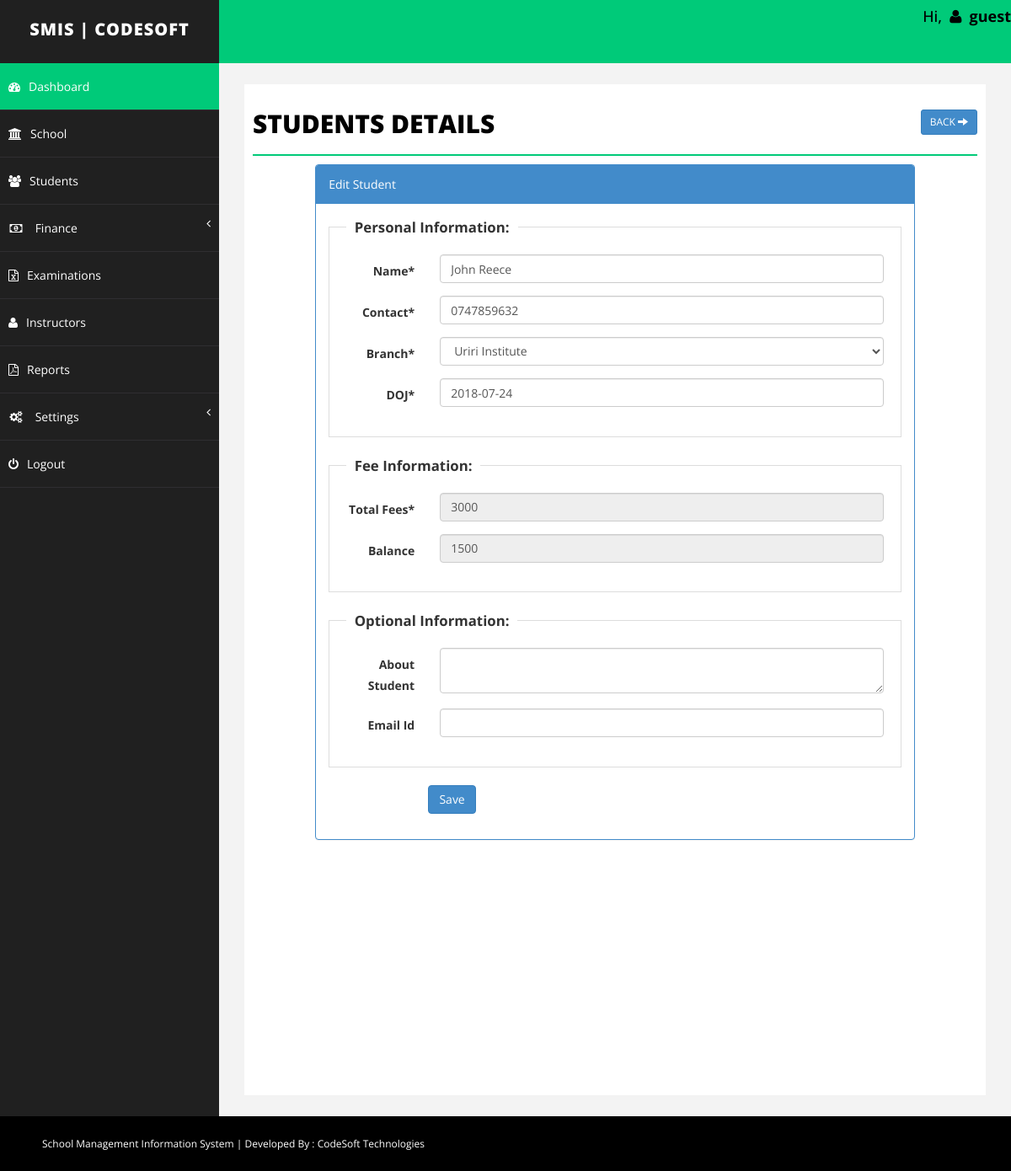
Page /Students/student.php?action=edit&id=7 (signed in) on the earlier database version.
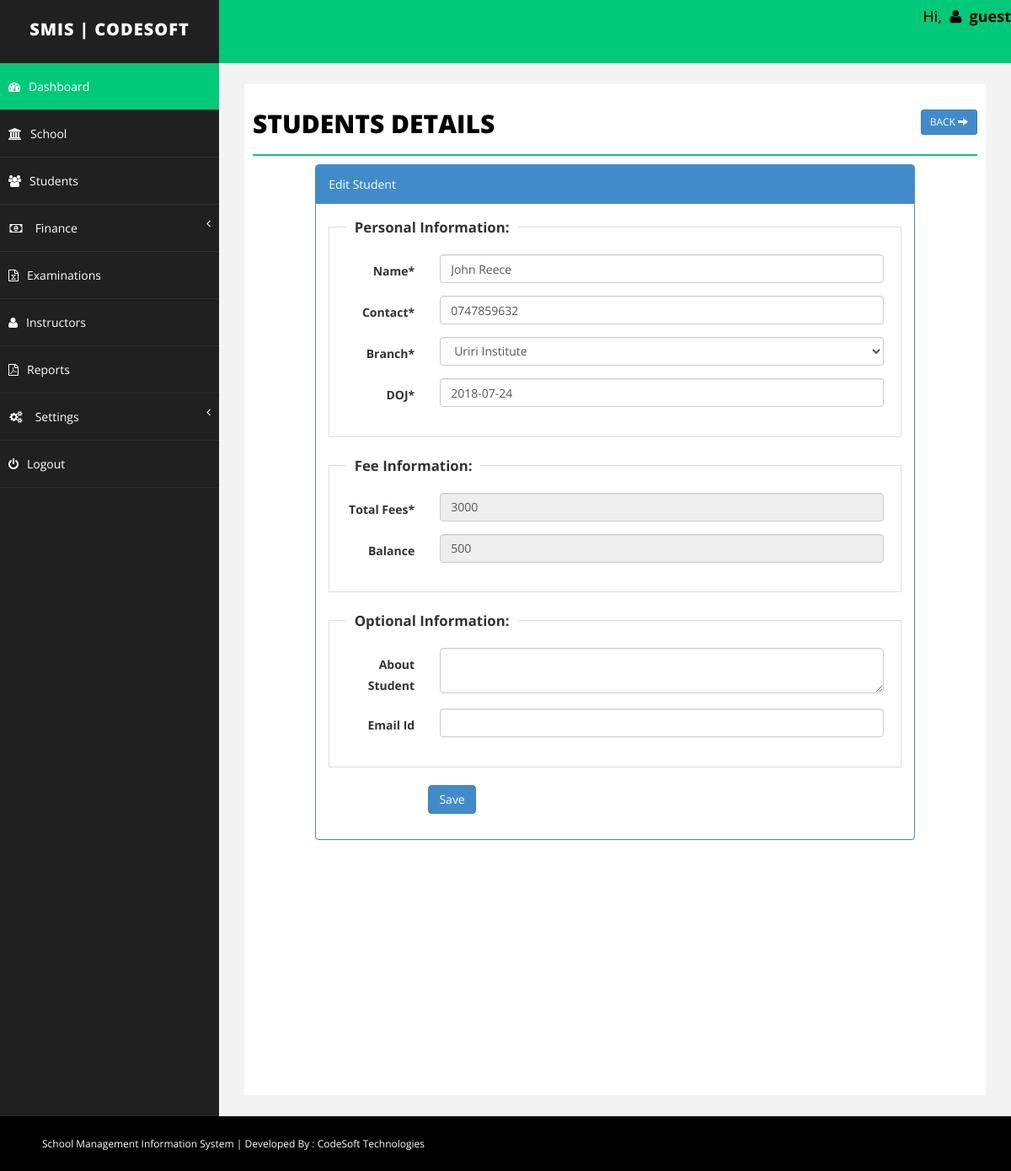
Same page on the later database version.
### tables this page shows
CREATE TABLE `student` (
  `id` int(255) NOT NULL,
  `emailid` varchar(255) NOT NULL,
  `sname` varchar(255) NOT NULL,
  `joindate` datetime NOT NULL,
  `about` text NOT NULL,
  `contact` varchar(255) NOT NULL,
  `fees` int(255) NOT NULL,
  `branch` varchar(255) NOT NULL,
  `balance` int(255) NOT NULL,
  `delete_status` enum('0','1') NOT NULL DEFAULT '0'
);

CREATE TABLE `branch` (
  `id` int(255) NOT NULL,
  `branch` varchar(255) NOT NULL,
  `address` text NOT NULL,
  `detail` text NOT NULL,
  `delete_status` enum('0','1') NOT NULL DEFAULT '0'
);

### Students/student.php (the view, shortened to what the changed rows need)
<?php
	include("../Include/dbconnect.php");
	$emailid='';
	$sname='';
	$joindate = '';
	$contact='';
	$balance = 0;
	$fees='';
	$about = '';
	$branch='';
	$action = "add";
	if(isset($_GET['action']) && $_GET['action']=="edit" ){
		$id = isset($_GET['id'])?mysqli_real_escape_string($conn,$_GET['id']):'';
		$sqlEdit = $conn->query("SELECT * FROM student WHERE id='".$id."'");
		if($sqlEdit->num_rows)
		{
			$rowsEdit = $sqlEdit->fetch_assoc();
			extract($rowsEdit);
			$action = "update";
		}else
		{
			$_GET['action']="";
		}
	}
?>
<!DOCTYPE html>
<html xmlns="http://www.w3.org/1999/xhtml">
<head>
	<?php include("../Include/links.php"); ?>
</head>
<?php
	include("../Include/header.php");
?>
        <div id="page-wrapper">
            <div id="page-inner">
                <div class="row">
                    <div class="col-md-12">
                        <h1 class="page-head-line">Students Details
							<?php
								echo (isset($_GET['action']) && @$_GET['action']=="add" || @$_GET['action']=="edit")?
								' <a href="student.php" class="btn btn-primary btn-sm pull-right">Back <i class="glyphicon glyphicon-arrow-right"></i></a>':'<a href="student.php?action=add" class="btn btn-primary btn-sm pull-right"><i class="glyphicon glyphicon-plus"></i> Add </a>';
							?>
						</h1>
                    </div>
                </div>
				<?php
				if(isset($_GET['action']) && @$_GET['action']=="add" || @$_GET['action']=="edit")
				{
				?>
                	<div class="row">
						<div class="col-sm-10 col-sm-offset-1">
               				<div class="panel panel-primary">
								<div class="panel-heading">
									<?php echo ($action=="add")? "Add Student": "Edit Student"; ?>
								</div>
								<form action="student.php" method="post" id="signupForm1" class="form-horizontal">
                        		<div class="panel-body">
									<fieldset class="scheduler-border" >
						 				<legend  class="scheduler-border">Personal Information:</legend>
											<div class="form-group">
												<label class="col-sm-2 control-label" for="Old">Name* </label>
												<div class="col-sm-10">
													<input type="text" class="form-control" id="sname" name="sname" value="<?php echo $sname;?>"  />
												</div>
											</div>
											<div class="form-group">
													<label class="col-sm-2 control-label" for="Old">Contact* </label>
													<div class="col-sm-10">
														<input type="text" class="form-control" id="contact" name="contact" value="<?php echo $contact;?>" maxlength="10" />
													</div>
											</div>
											<div class="form-group">
												<label class="col-sm-2 control-label" for="Old">Branch* </label>
												<div class="col-sm-10">
													<select  class="form-control" id="branch" name="branch" >
														<?php
															$sql = "select * from branch where delete_status='0' order by branch.branch asc";
															$q = $conn->query($sql);
															while($r = $q->fetch_assoc())
															{
															echo '<option value="'.$r['id'].'"  '.(($branch==$r['id'])?'selected="selected"':'').'>'.$r['branch'].'</option>';
															}
														?>
													</select>
												</div>
											</div>
											<div class="form-group">
												<label class="col-sm-2 control-label" for="Old">DOJ* </label>
													<div class="col-sm-10">
														<input type="text" class="form-control" id="joindate" name="joindate" value="<?php echo  ($joindate!='')?date("Y-m-d", strtotime($joindate)):'';?>" style="background-color: #fff;" readonly />
													</div>
											</div>
						 			</fieldset>
									<fieldset class="scheduler-border" >
						 				<legend  class="scheduler-border">Fee Information:</legend>
										<div class="form-group">
												<label class="col-sm-2 control-label" for="Old">Total Fees* </label>
												<div class="col-sm-10">
													<input type="text" class="form-control" id="fees" name="fees" value="<?php echo $fees;?>" <?php echo ($action=="update")?"disabled":""; ?>  />
												</div>
										</div>
										<div class="form-group">
												<label class="col-sm-2 control-label" for="Old">Balance </label>
												<div class="col-sm-10">
													<input type="text" class="form-control"  id="balance" name="balance" value="<?php echo $balance;?>" disabled />
												</div>
										</div>
									</fieldset>
							 		<fieldset class="scheduler-border" >
						 				<legend  class="scheduler-border">Optional Information:</legend>
										<div class="form-group">
											<label class="col-sm-2 control-label" for="Password">About Student </label>
											<div class="col-sm-10">
												<textarea class="form-control" id="about" name="about"><?php echo $about;?></textarea >
											</div>
										</div>
										<div class="form-group">
											<label class="col-sm-2 control-label" for="Old">Email Id </label>
											<div class="col-sm-10">
												<input type="text" class="form-control" id="emailid" name="emailid" value="<?php echo $emailid;?>"  />
											</div>
										</div>
									</fieldset>
									<div class="form-group">
										<div class="col-sm-8 col-sm-offset-2">
											<button type="submit" name="save" class="btn btn-primary">Save </button>
										</div>
									</div>
                         		</div>
							</form>
                        </div>
                    </div>
                </div>
			<?php
			}
			?>
        </div>
    </div>
</div>
</body>
</html>

Differences in the rows shown:
changed student "John Reece": balance "1500" → "500"
